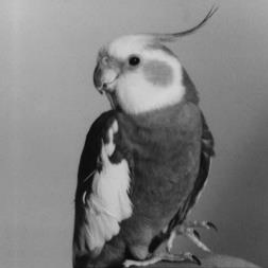
%> input picture images/burung.png, 268 x 268 px
$ octave buram.m   (GNU Octave 9; MATLAB toolbox functions it lacks are replaced by stand-ins)
%> lines starting %> are read from the running program, lines starting %| are printed output that depends on the picture; in (x1, y1, x2, y2) boxes, pixels count from 0 and x2, y2 are one past the last pixel; in counts of white or black regions, pixels touching at a corner belong together; the program's own positions count from 1
clear
clc
close all

img = imread('images\burung.png');
%> img is the input picture: size 268x268x3 uint8; min 7, max 211, mean 124.9
img_gs = rgb2gray(img);

edgeLog = TypeDetection.log(img_gs);
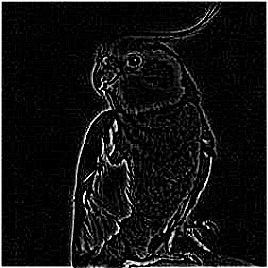
%> edgeLog: size 268x268 uint8; min 0, max 255, mean 18.3
edgeSobel = TypeDetection.sobel(img_gs);
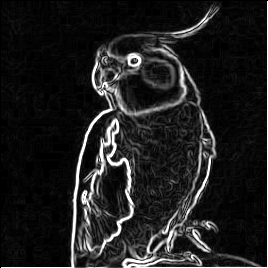
%> edgeSobel: size 268x268 uint8; min 0, max 255, mean 31.1
edgePrewitt = TypeDetection.prewitt(img_gs);
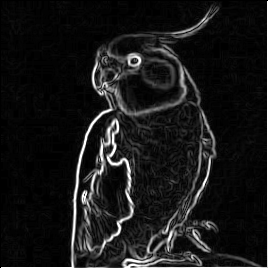
%> edgePrewitt: size 268x268 uint8; min 0, max 255, mean 24.1
edgeLaplace = TypeDetection.laplace(img_gs);
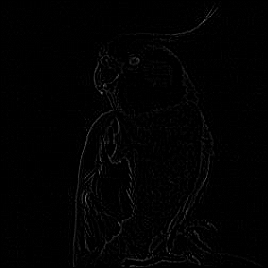
%> edgeLaplace: size 268x268 uint8; min 0, max 121, mean 2.1
edgeRoberts = TypeDetection.roberts(img_gs);
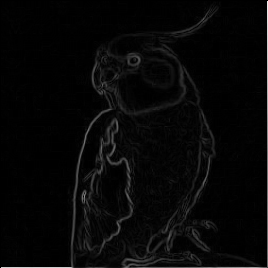
%> edgeRoberts: size 268x268 uint8; min 0, max 237, mean 6.9
edgeCanny = TypeDetection.canny(img_gs);
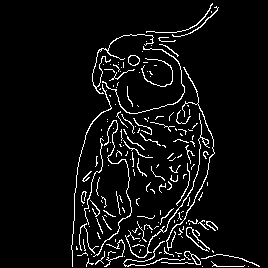
%> edgeCanny: size 268x268 logical; 5.8% white in thin lines or dots, all inside (x1, y1, x2, y2) = (71, 3, 260, 267)

% importing the image
subplot(1, 2, 1),
imshow(edgeSobel);
title("Laplace");

% Sobel Edge Detection
J = edge(img_gs, 'sobel');
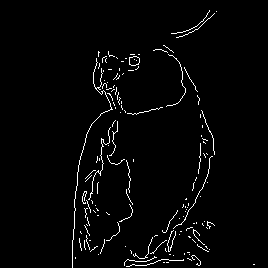
%> J: size 268x268 logical; 2.4% white in thin lines or dots, all inside (x1, y1, x2, y2) = (72, 10, 255, 268)
subplot(1, 2, 2),
imshow(J);
title("Sobel");

$ run again, with images/1baboon.png copied over images/burung.png
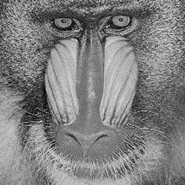
%> input picture images/1baboon.png, 185 x 185 px
%> `edgeCanny = TypeDetection.canny(img_gs);`:
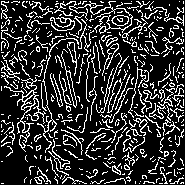
%> edgeCanny: size 185x185 logical; 20.1% white in thin lines or dots
%> `J = edge(img_gs, 'sobel');`:
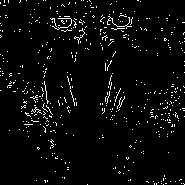
%> J: size 185x185 logical; 3.7% white in thin lines or dots

$ run again, with images/1flask.png copied over images/burung.png
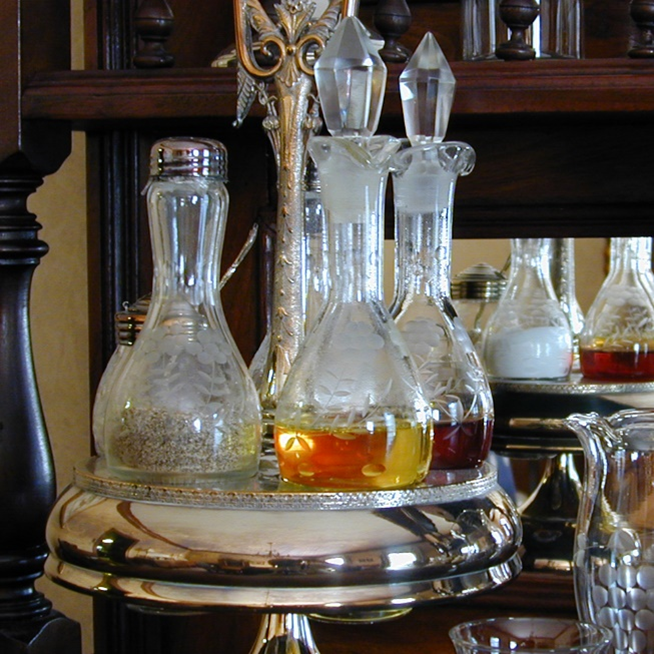
%> input picture images/1flask.png, 654 x 654 px
%> img is the input picture: size 654x654x3 uint8; mean R, G, B 91, 84, 75.8
%> `edgeCanny = TypeDetection.canny(img_gs);`:
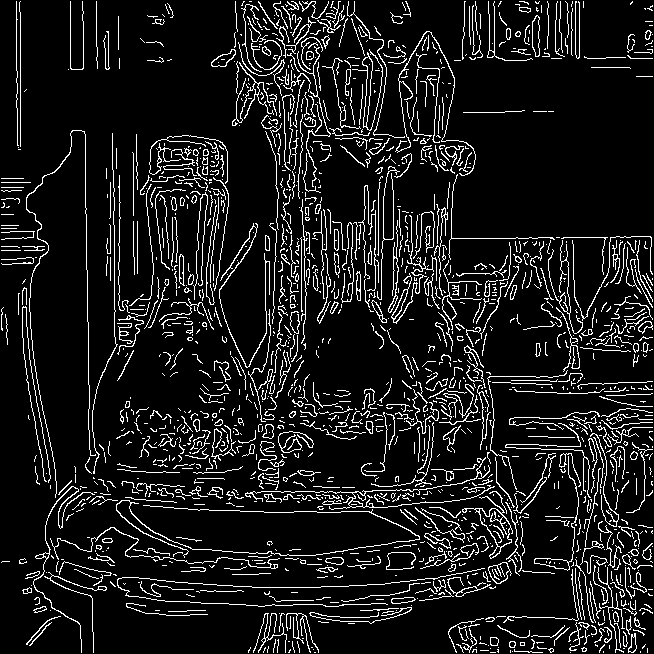
%> edgeCanny: size 654x654 logical; 10.3% white in thin lines or dots
%> `J = edge(img_gs, 'sobel');`:
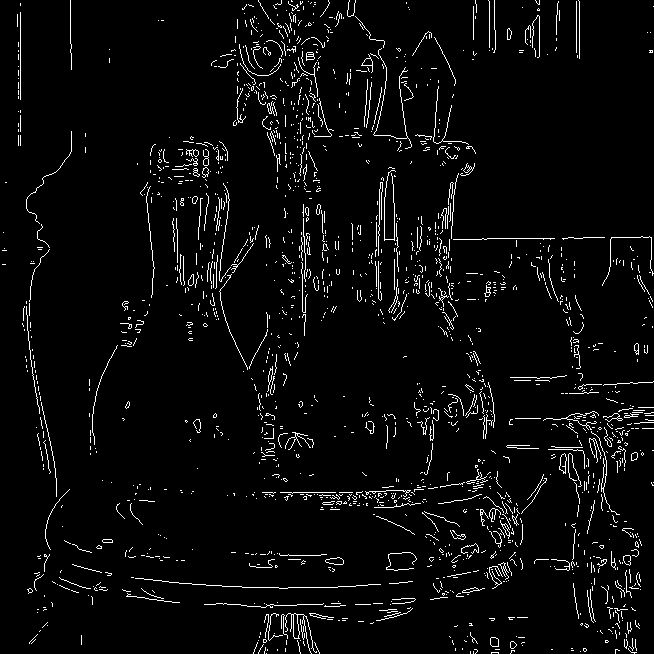
%> J: size 654x654 logical; 4% white in thin lines or dots
